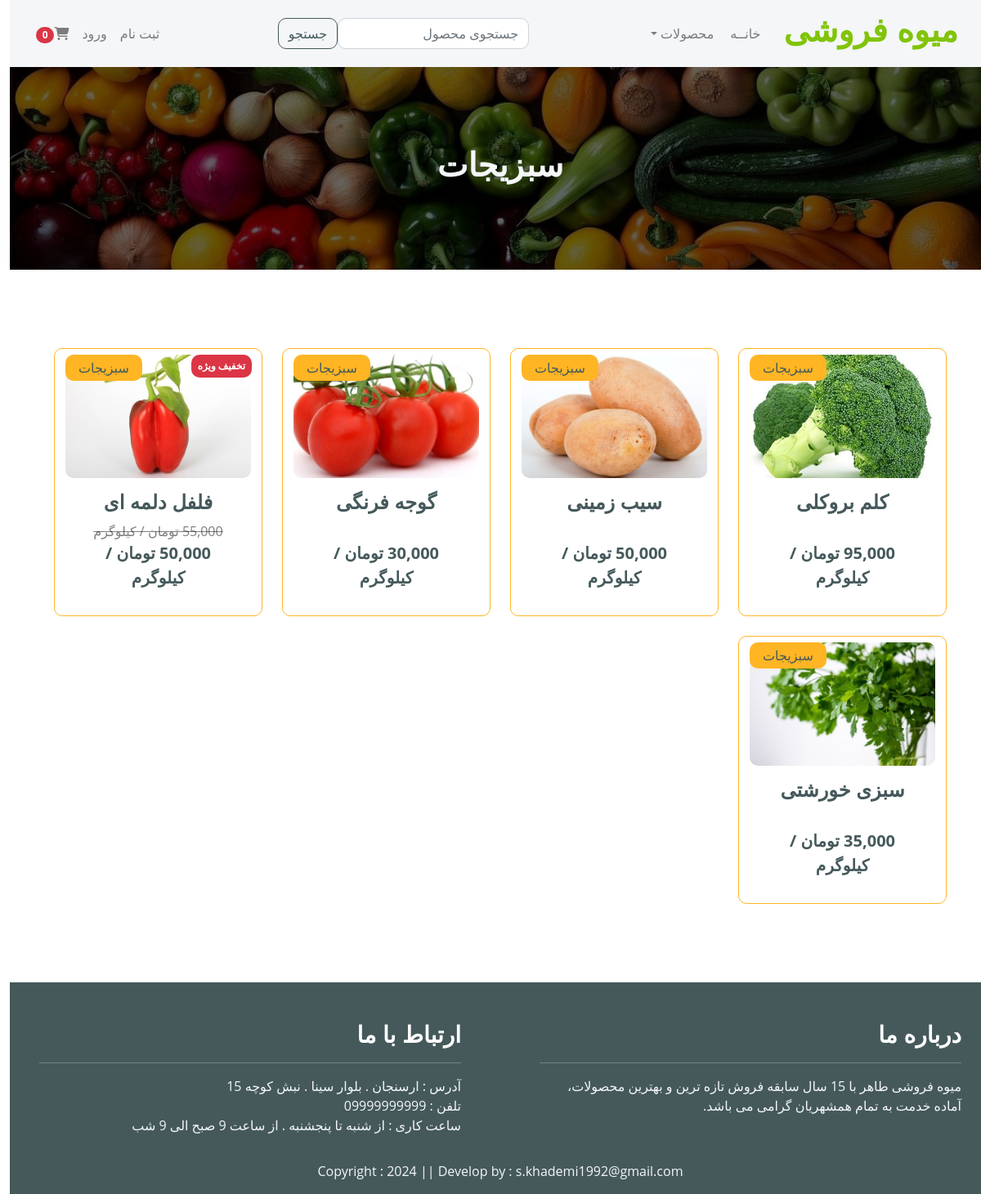
The page /category/سبزیجات on the database its author committed.
### store/models.py (models this page shows, shortened)
class Category(models.Model):
    name = models.CharField(max_length=50)
    def __str__(self):
        return self.name
    class Meta:
        verbose_name_plural = "Categories"

class Product(models.Model):
    name = models.CharField(max_length=100)
    price = models.DecimalField(default=0, decimal_places=0, max_digits=12)
    category = models.ForeignKey(Category, on_delete=models.CASCADE, default=1)
    description = models.CharField(max_length=250, default='', blank=True, null=True)
    image = models.ImageField(upload_to='uploads/product/')
    is_sale = models.BooleanField(default=False)
    sale_price = models.DecimalField(default=0, decimal_places=0, max_digits=12)

### store/views.py (the view)
# urls.py: path('category/<str:foo>', views.category, name='category'),
def category(request, foo):
    foo = foo.replace("-", " ")
    try:
        category = Category.objects.get(name=foo)
        products = Product.objects.filter(category=category)
        return render(request, 'category.html', locals())
    except:
        messages.success(request, 'این دسته بندی وجود ندارد')
        return redirect('home')

### cart/cart.py (called while the page is built)
    def __len__(self):
        return len(self.cart)

### cart/context_processors.py (called while the page is built)
def cart(request):
    return {'cart': Cart(request)}

### store/templates/category.html
{% extends 'base.html' %}
{% load static %}
{% load humanize %}
{% block main-content %}
<div class="header py-5">
    <div class="text-center py-lg-5">
        <h1 class="text-light">{{ category }}</h1>
    </div>
</div>
<div class="container-fluid py-5">
    <div class="container rounded py-5">
        <div class="row row-cols-1 row-cols-md-2 row-cols-lg-4 g-4">
        {% for product in products %}
        {% if product.is_sale %}
            <div class="col">
                <div class="card h-100 border border-secondary">
                    <a href="{% url 'product_detail' product.id %}" class="btn">
                        <div class="rounded">
                            <div class="badge bg-danger text-white position-absolute p-2" style="top: 7px; right: 12px;">تخفیف ویژه</div>
                            <img src="{{ product.image.url }}" class="img-fluid w-100 rounded" alt="" style="max-width: 100%">
                        </div>
                        <div class="text-dark bg-secondary px-3 py-1 rounded position-absolute " style="top: 7px; left: 13px;">{{ product.category }}</div>
                        <div class="card-body">
                            <h4 class="text-dark text-center">{{ product.name }}</h4>
                            <div class="justify-content-between text-center">
                                <strike class="text-black-50">{{ product.price | intcomma }} تومان / کیلوگرم</strike>
                                <p class="text-dark fs-5 fw-bold mb-2">{{ product.sale_price | intcomma }} تومان / کیلوگرم</p>
                            </div>
                        </div>
                    </a>
                </div>
            </div>
        {% else %}
            <div class="col">
                <div class="card h-100 border border-secondary">
                    <a href="{% url 'product_detail' product.id %}" class="btn">
                        <div class="rounded">
                            <img src="{{ product.image.url }}" class="img-fluid w-100 rounded" alt="" style="max-width: 100%">
                        </div>
                        <div class="text-dark bg-secondary px-3 py-1 rounded position-absolute " style="top: 7px; left: 13px;">{{ product.category }}</div>
                        <div class="card-body">
                            <h4 class="text-dark text-center pb-4">{{ product.name }}</h4>
                            <p class="text-dark text-center fs-5 fw-bold mb-2">{{ product.price | intcomma }} تومان / کیلوگرم</p>
                        </div>
                    </a>
                </div>
            </div>
        {% endif %}
        {% endfor %}
        </div>
    </div>
</div>
{% endblock main-content %}

### static/css/style.css (style rules this page uses)
* { margin: 0; padding: 0; box-sizing: border-box; }
.header { background: linear-gradient(rgba(0, 0, 0, 0.6), rgba(0, 0, 0, 0.6)), url("../image/header-pages2.jpg"); background-position: center center; width: 100%; background-repeat: no-repeat; background-size: cover; }

### rows shown on the page
Category: name "سبزیجات"
Product: image (picture), category "سبزیجات", name "کلم بروکلی", price "95,000"
Product: image (picture), category "سبزیجات", name "سیب زمینی", price "50,000"
Product: image (picture), category "سبزیجات", name "گوجه فرنگی", price "30,000"
Product: image (picture), category "سبزیجات", name "فلفل دلمه ای", price "55,000", sale_price "50,000"
Product: image (picture), category "سبزیجات", name "سبزی خورشتی", price "35,000"
